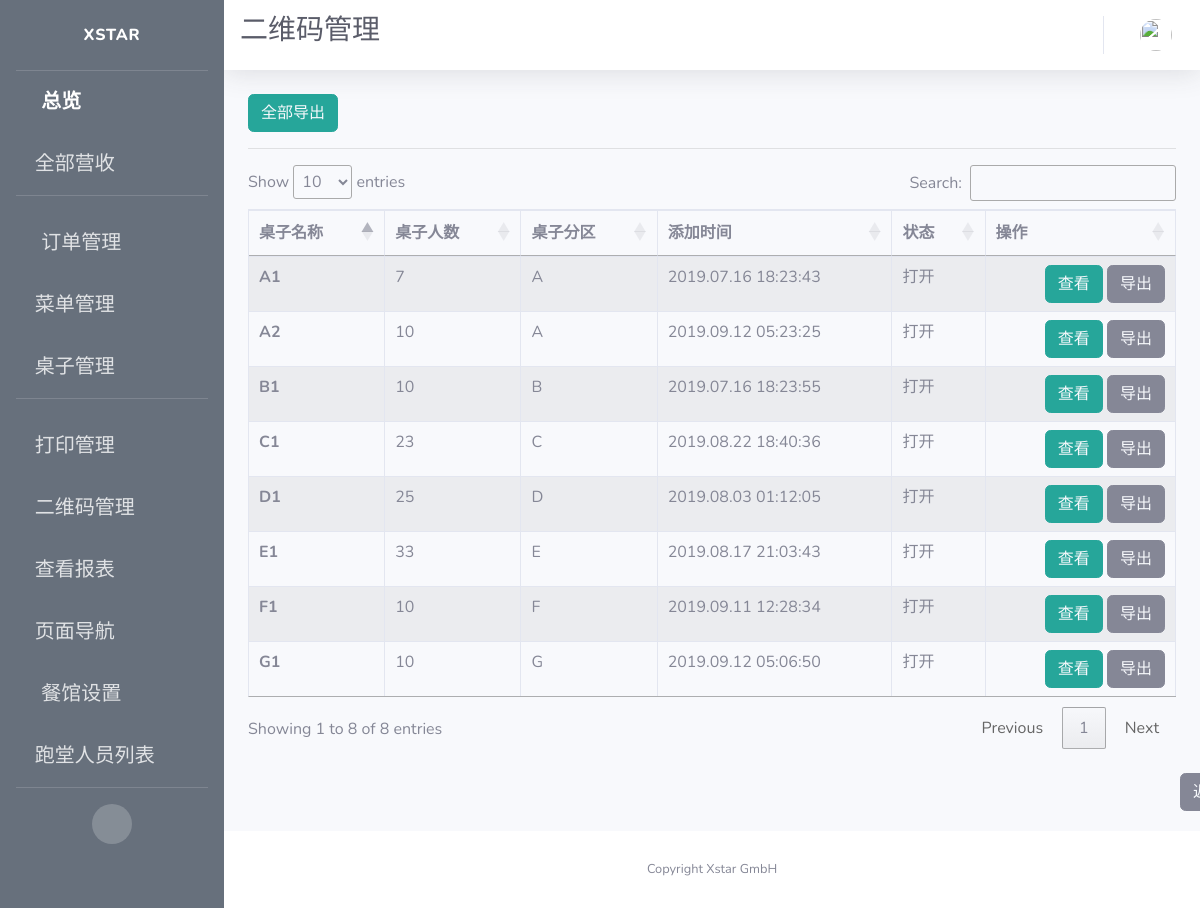
Screenshot of /qrcode/manage with the database file from the repository.
### app/models.py (models this page shows, shortened)
class Table(db.Model):
    id = db.Column(db.Integer, primary_key=True, unique=True, index=True)
    name = db.Column(db.String(100), unique=True)
    number = db.Column(db.Integer, nullable=False, unique=False)
    section = db.Column(db.String(10), unique=False)
    seats = db.Column(db.String(100))
    is_on = db.Column(db.Boolean, nullable=False, default=False)
    timeCreated = db.Column(db.DateTime, default=datetime.utcnow)
    container = db.Column(db.String(300))

### app/routes.py (the view)
@app.route('/qrcode/manage')
def qrcode_manage():
    tables = Table.query.all()
    context = dict(referrer=request.headers.get('Referer'),
                   title=u"二维码管理",
                   tables=tables,
                   company_name=company_info.get('company_name'),
                   format=datetime_format)
    return render_template('qrcode.html', **context)

### app/templates/qrcode.html (shortened to what this page needs)
{% extends 'base.html' %}
{% block css %}
<link rel="stylesheet" type="text/css" href="https://cdn.datatables.net/1.10.19/css/jquery.dataTables.css">
<link rel="stylesheet" type="text/css" href="https://cdnjs.cloudflare.com/ajax/libs/twitter-bootstrap/4.1.3/css/bootstrap.css">
<link rel="stylesheet" type="text/css" href="https://cdn.datatables.net/1.10.19/css/dataTables.bootstrap4.min.css">
{% endblock %}
{% block title %}
<h1 class="h3 mb-2 text-gray-800">二维码管理</h1>
<br>
{% endblock %}
{% block content %}
<button type="button" class="btn btn-info" style="border-color:#26a69a; background-color:#26a69a;">
  <a href={{url_for('export_qrcode', table_name="All")}} style="color: rgb(247, 249, 252)">
     全部导出
  </a>
</button>
<hr>
<div class="row">
    <div class="col-sm-12">
      <table id="example" class="table table-striped table-bordered">
      <thead>
        <tr>
          <th scope="col">桌子名称</th>
          <th scope="col">桌子人数</th>
          <th scope="col">桌子分区</th>
          <th scope="col">添加时间</th>
          <th scope="col">状态</th>
          <th scope="col">操作</th>
        </tr>
      </thead>
      <tbody>
        {% for table in tables %}
        <tr>
          <th scope="row">{{ table.name }}</th>
          <td>{{ table.number }}</td>
          <td>{{ table.section }}</td>
          <td>{{ table.timeCreated.strftime(format) }}</td>
          {% if table.is_on %}
          <td>打开</td>
          {% else %}
          <td>关闭</td>
          {% endif %}
          <td style="text-align:right">
            <span>
              <button type="button" class="btn btn-info" style="border-color:#26a69a; background-color:#26a69a;">
                <a style="color: rgb(247, 249, 252)" href="{{ url_for('view_qrcodes', table_id=table.id) }}">
                  查看
                </a>
              </button>
            </span>
            <span>
              <button type="button" class="btn btn-secondary">
                <a href={{url_for('export_qrcode', table_name=table.name)}} style="color: rgb(247, 249, 252)">
                  导出
                </a>
              </button>
            </span>
          </td>
        </tr>
        {% endfor %}
      </tbody>
    </table>
    </div>
</div>
<br>
<button type="button" class="btn btn-secondary" id="back">
  <a style="color: rgb(247, 249, 252)" href={{ referrer }}>
    返回
</button>
{% endblock %}

### app/templates/qrcode.html (style rules this page uses)
#back { margin-left: 932px; margin-bottom:20px; }

### rows the page displays
Table: name "A1", number "7", section "A", timeCreated "2019.07.16 18:23:43", is_on "打开"
Table: name "B1", number "10", section "B", timeCreated "2019.07.16 18:23:55", is_on "打开"
Table: name "D1", number "25", section "D", timeCreated "2019.08.03 01:12:05", is_on "打开"
Table: name "E1", number "33", section "E", timeCreated "2019.08.17 21:03:43", is_on "打开"
Table: name "C1", number "23", section "C", timeCreated "2019.08.22 18:40:36", is_on "打开"
Table: name "F1", number "10", section "F", timeCreated "2019.09.11 12:28:34", is_on "打开"
Table: name "G1", number "10", section "G", timeCreated "2019.09.12 05:06:50", is_on "打开"
Table: name "A2", number "10", section "A", timeCreated "2019.09.12 05:23:25", is_on "打开"

### other values shown
{{ company_name }} "Xstar GmbH"
